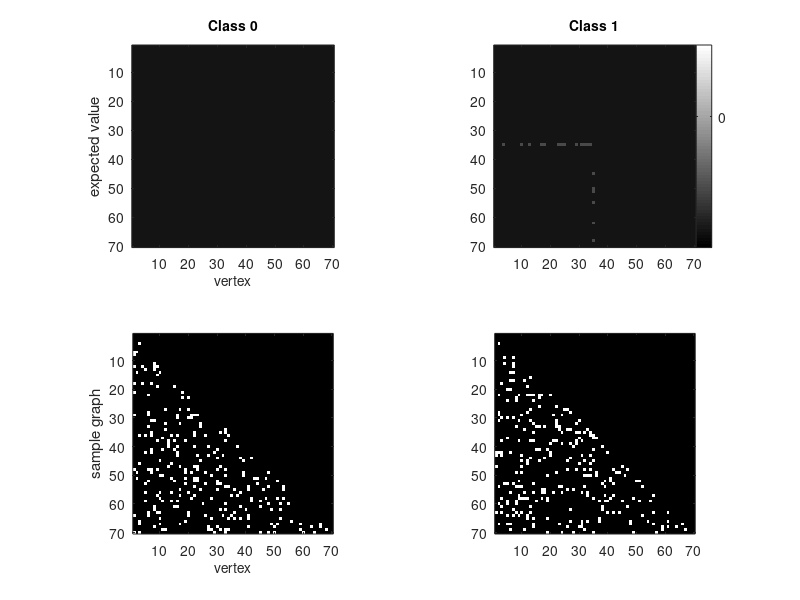

The MATLAB source for this figure: (Note: this script raises an error after producing the figure.)
%% synthetic
clear, clc


% # neurons
V=70;

% signal subgraph
m=1;
s=20;

Ess = randperm(70);
Ess = Ess(1:s);
thesem = zeros(V);
vstar=round(V/2);
thesem(vstar,Ess) = 1;
thesem(Ess,vstar) = 1;
thesem=tril(thesem,-1);
Ess=find(thesem);

% parameters
p=0.1;
q=0.3;
E0=p*ones(V);
E1=p*ones(V);
E1(Ess)=q;

savestuff=0;

fname=['homo_V' num2str(V) '_s' num2str(s) '_p' num2str(round(p*100)) '_q' num2str(round(q*100))];


%% plot params and samples
figure(2), clf
fs=10;

h(2)=subplot(222);
image(E1*64+0.5)
axis('square');
op2b=get(gca,'Position');
colorbar('YTick',[0.01 min(p,q) max(p,q) 1]*64.5,'YTickLabel',[0 min(p,q) max(p,q) 1])
set(gca,'Position',op2b)
title('Class 1','fontsize',fs)

h(1)=subplot(221);
image(E0*64.5)
colormap('gray')
axis('square');
title('Class 0','fontsize',fs)
xlabel('vertex','fontsize',fs)
ylabel('expected value')
op1=get(gca,'Position');
op1(3:4)=op2b(3:4);
set(gca,'Position',op1)


h(3)=subplot(223);
imagesc(tril(E0 > rand(V),-1))
axis('square');
ylabel('sample graph')
xlabel('vertex','fontsize',fs)

h(4)=subplot(224);
imagesc(tril(E1 > rand(V),-1))
axis('square');


for i=1:numel(h)
    set(h(i),'fontsize',fs)
end

if savestuff==1
    print_fig(['../figs/' fname '_mean_sample'],[6 4])
end

%% simulate data for coherogram plots
clear h SigMat coherent incoherent coherogram Coherogram wset

ns=[4 16 64 256]; %[20 50 100 300];
ncols=length(ns);


for i=1:ncols
    
    % training data
    ntrn=ns(i);
    Atrn = nan(V,V,ntrn);
    Atrn(:,:,1:2:ntrn)=repmat(E0,[1 1 ntrn/2]) > rand(V,V,ntrn/2);
    Atrn(:,:,2:2:ntrn)=repmat(E1,[1 1 ntrn/2]) > rand(V,V,ntrn/2);
    for nn=1:ntrn, Atrn(:,:,nn)=tril(Atrn(:,:,nn),-1); end
    
    ytrn=repmat([0 1],1,ntrn/2);
    
    constants   = get_constants(Atrn,ytrn);     % get constants to ease classification code
    SigMat{i}   = run_get_fisher_pvals(Atrn,constants);
    incoherent{i} = incoherent_estimator(SigMat{i},s);
    [coherent{i} cocount{i}]= coherent_estimator(SigMat{i},m,s);
    [coherogram{i} Coherogram{i} wset{i}] = get_coherograms(Atrn,ytrn);
    
end


%% plot SigMat and coheregrams
% load(['../../data/results/' fname])

figure(4), clf
wh = [.21 .18];
side = 0.07;
bottom=0.07;
rowpos=0.22;
colpos=0.21;
fs=6;
nrows=4;


for i=1:ncols
    
    
    h(1+(i-1)*nrows) = subplot('Position',[0*colpos+side (4-i)*rowpos+bottom wh]);
    
    imagesc(-log10(SigMat{i}))
    axis('square')
    ylabel(['n=', num2str(ns(i))],'fontsize',fs)
    if i<ncols,
        set(gca,'Xtick',[],'YTick',[]),
    else
        xlabel('vertex','fontsize',fs)
%         ylabel([{['n=', num2str(ns(i))]}; {'vertex'}],'fontsize',fs)
        ylabel([{['n=', num2str(ns(i))]}],'fontsize',fs)
        set(gca,'YTick',[]),
    end
    if i==1, title([{'negative log'};  {'significance matrix'}],'fontsize',fs), end
    
    h(2+(i-1)*nrows) = subplot('Position',[1*colpos+side (4-i)*rowpos+bottom wh]);
    ass=zeros(V); ass(incoherent{i})=1;
    imagesc(ass)
    axis('square')
    if i<ncols, set(gca,'Xtick',[],'YTick',[]),
    else set(gca,'Ytick',[]), xlabel('vertex','fontsize',fs)
    end
    if i==1, title([{'incoherent'}; {'estimate'}],'fontsize',fs), end
    ylabel(['# correct = ', num2str(length(intersect(incoherent{i},Ess)))],'fontsize',fs)
    
    h(3+(i-1)*nrows) = subplot('Position',[2*colpos+side (4-i)*rowpos+bottom wh]);
    ass=zeros(V); ass(coherent{i})=1;
    imagesc(ass)
    if isempty(coherent{i}), image(ass); end
    axis('square')
    if i<ncols, set(gca,'Xtick',[],'YTick',[]),
    else set(gca,'Ytick',[]), xlabel('vertex','fontsize',fs)
    end
    if i==1, title([{'coherent'}; {'estimate'}],'fontsize',fs), end
    ylabel(['# correct = ', num2str(length(intersect(coherent{i},Ess)))],'fontsize',fs)
    
    h(4+(i-1)*nrows) = subplot('Position',[3*colpos+side (4-i)*rowpos+bottom wh]);
    imagesc(Coherogram{i}(:,1:cocount{i}))
    axis('square')
    set(gca,'Ytick',[])
    if i==1, title([{'coherogram'}],'fontsize',fs), end
    if i==ncols, xlabel('log significance','fontsize',fs), end
    if cocount{i}>2,
        set(gca,'XTick',ceil(linspace(2,cocount{i},3)),'XTickLabel',...
            0.1*round(10*log10((wset{i}(ceil(linspace(2,cocount{i},3))))))),
    end
    
end
colormap('gray')
for i=1:length(h), set(h(i),'fontsize',fs), end

if savestuff==1
    print_fig(['../../figs/' fname '_coherogram'],[5 4])
end



%% get Lstar

ntst=1000;
Atst = nan(V,V,ntst);
Atst(:,:,1:2:ntst)=repmat(E0,[1 1 ntst/2]) > rand(V,V,ntst/2);
Atst(:,:,2:2:ntst)=repmat(E1,[1 1 ntst/2]) > rand(V,V,ntst/2);
ytrn=repmat([0 1],1,ntst/2);

params.lnE0=log(E0);
params.lnE1=log(E1);
params.ln1E0=log(1-E0);
params.ln1E1=log(1-E1);
params.lnprior0=log(1/2);
params.lnprior1=log(1/2);

subspace=find(ones(V)-diag(ones(V,1)));

bayes_incorrects=nan(ntst,1);
for i=1:ntst
    bayes_incorrects(i) = plugin_bern_classify(Atst(:,:,i),params,subspace,ytrn(i));
end
Lstar=mean(bayes_incorrects)

%% generate data, classify, and get stats
clear alg out Outtemp ns h
% alg stuff
alg(1).name='coherent';
alg(1).star_list=m;
alg(1).edge_list{1}=s;

alg(2).name='incoherent';
alg(2).edge_list=s;

alg(3).name='naive bayes';
alg(3).edge_list=find(ones(V)-diag(ones(V,1)));

nAlgs=numel(alg);
nTrials=100;
ns=[10:10:50 100:50:300];


for i=1:length(ns)
    
    disp(['ntrn ', num2str(ns(i))])
    
    for j=1:nTrials
        
        disp(['trial ', num2str(j)])
        % training data
        ntrn=ns(i);
        Atrn = nan(V,V,ntrn);
        Atrn(:,:,1:2:ntrn)=repmat(E0,[1 1 ntrn/2]) > rand(V,V,ntrn/2);
        Atrn(:,:,2:2:ntrn)=repmat(E1,[1 1 ntrn/2]) > rand(V,V,ntrn/2);
        for nn=1:ntrn, Atrn(:,:,nn)=tril(Atrn(:,:,nn),-1); end
        
        ytrn=repmat([0 1],1,ntrn/2);
        
        % testing data
        ntst=100;
        Atst = nan(V,V,ntst);
        Atst(:,:,1:2:ntst)=repmat(E0,[1 1 ntst/2]) > rand(V,V,ntst/2);
        Atst(:,:,2:2:ntst)=repmat(E1,[1 1 ntst/2]) > rand(V,V,ntst/2);
        for nn=1:ntst, Atst(:,:,nn)=tril(Atst(:,:,nn),-1); end
        ytst=repmat([0 1],1,ntst/2);
        
        
        % classify
        Outtemp = plugin_classifier_cv_loop(Atrn,ytrn,alg,'HoldOut',Atst,ytst);
        
        % get stats
        Out(1).Lhat(i,j)   = Outtemp(1).Lhat;
        Out(1).correct_edges(i,j) = length(intersect(Outtemp(1).subspace{1},Ess));
        
        Out(2).Lhat(i,j)   = Outtemp(2).Lhat;
        Out(2).correct_edges(i,j) = length(intersect(Outtemp(2).subspace{1},Ess));
        
        Out(3).Lhat(i,j)   = Outtemp(3).Lhat;
    end
    
end


for n=1:3
    keeps(n).correct_edges=Out(n).correct_edges;
    keeps(n).Lhat=Out(n).Lhat;
    
    keeps(n).misedge_rate=1-mean(keeps(n).correct_edges,2)/s;
    keeps(n).misedge_ste=std(keeps(n).correct_edges,[],2)/(s*sqrt(nTrials));
    keeps(n).Lhat_avg=mean(keeps(n).Lhat,2);
    keeps(n).Lhat_ste=std(keeps(n).Lhat,[],2)/sqrt(nTrials);
end

if savestuff==1
    save(['../../data/' fname])
end

%% plot rates
% load(['../../data/' fname])

figure(1), clf

gray1=0.5*[1 1 1];
gray2=0.75*[1 1 1];
sa=0.5;
fs=12;


%
h(1)=subplot(211); hold all
errorbar(ns,keeps(1).misedge_rate,keeps(1).misedge_ste,'k','linewidth',2)
errorbar(ns,keeps(2).misedge_rate,keeps(2).misedge_ste,'color',gray1,'linewidth',2)
axis([0 ns(end) 0 1])
% set(gca,'YTick',[2:2:s])
xlabel('# training samples','fontsize',fs)
ylabel('missed-edge rate','fontsize',fs)

h(2)=subplot(212); hold all
errorbar(ns,keeps(1).Lhat_avg,keeps(1).Lhat_ste,'k','linewidth',2)
errorbar(ns,keeps(2).Lhat_avg,keeps(2).Lhat_ste,'color',gray1,'linewidth',2)
errorbar(ns,keeps(3).Lhat_avg,keeps(3).Lhat_ste,'color',gray2,'linewidth',2)
axis([0 ns(end) 0 0.5])
xlabel('# training samples','fontsize',fs)
ylabel('misclassification rate','fontsize',fs)
% legend(alg(1).name,alg(2).name, alg(3).name,'fontsize',fs)
legend('coh','inc','nb'); %,'fontsize',fs,'Location','Best')
set(gca,'YTick',[0.1:0.1:0.5])



if savestuff==1
    print_fig(['../../figs/' fname '_Lhats'],[3 3]*1.5)
end

